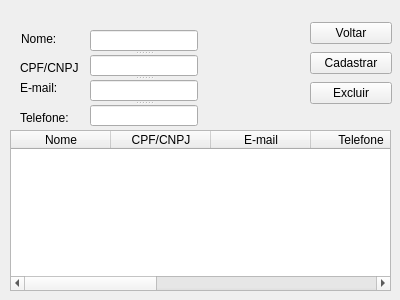
<?xml version="1.0" encoding="UTF-8"?>
<ui version="4.0">
 <class>ClientesWindow</class>
 <widget class="QWidget" name="ClientesWindow">
  <property name="geometry">
   <rect>
    <x>0</x>
    <y>0</y>
    <width>400</width>
    <height>300</height>
   </rect>
  </property>
  <property name="windowTitle">
   <string>Form</string>
  </property>
  <widget class="QLabel" name="label">
   <property name="geometry">
    <rect>
     <x>21</x>
     <y>31</y>
     <width>39</width>
     <height>16</height>
    </rect>
   </property>
   <property name="text">
    <string>Nome: </string>
   </property>
  </widget>
  <widget class="QLabel" name="label_2">
   <property name="geometry">
    <rect>
     <x>20</x>
     <y>60</y>
     <width>59</width>
     <height>16</height>
    </rect>
   </property>
   <property name="text">
    <string>CPF/CNPJ: </string>
   </property>
  </widget>
  <widget class="QLabel" name="label_3">
   <property name="geometry">
    <rect>
     <x>20</x>
     <y>80</y>
     <width>37</width>
     <height>16</height>
    </rect>
   </property>
   <property name="text">
    <string>E-mail:</string>
   </property>
  </widget>
  <widget class="QLabel" name="label_4">
   <property name="geometry">
    <rect>
     <x>20</x>
     <y>110</y>
     <width>50</width>
     <height>16</height>
    </rect>
   </property>
   <property name="text">
    <string>Telefone: </string>
   </property>
  </widget>
  <widget class="QTableWidget" name="tableClientes">
   <property name="geometry">
    <rect>
     <x>10</x>
     <y>130</y>
     <width>381</width>
     <height>161</height>
    </rect>
   </property>
   <property name="columnCount">
    <number>8</number>
   </property>
   <column>
    <property name="text">
     <string>Nome</string>
    </property>
   </column>
   <column>
    <property name="text">
     <string>CPF/CNPJ</string>
    </property>
   </column>
   <column>
    <property name="text">
     <string>E-mail</string>
    </property>
   </column>
   <column>
    <property name="text">
     <string>Telefone</string>
    </property>
   </column>
   <column/>
   <column/>
   <column/>
   <column/>
  </widget>
  <widget class="QSplitter" name="splitter">
   <property name="geometry">
    <rect>
     <x>90</x>
     <y>30</y>
     <width>108</width>
     <height>96</height>
    </rect>
   </property>
   <property name="orientation">
    <enum>Qt::Orientation::Vertical</enum>
   </property>
   <widget class="QLineEdit" name="txtNome"/>
   <widget class="QLineEdit" name="txtCpfCnpj"/>
   <widget class="QLineEdit" name="txtEmail"/>
   <widget class="QLineEdit" name="txtTelefone"/>
  </widget>
  <widget class="QWidget" name="">
   <property name="geometry">
    <rect>
     <x>310</x>
     <y>20</y>
     <width>82</width>
     <height>86</height>
    </rect>
   </property>
   <layout class="QVBoxLayout" name="verticalLayout">
    <item>
     <widget class="QPushButton" name="btnVoltar">
      <property name="text">
       <string>Voltar</string>
      </property>
     </widget>
    </item>
    <item>
     <widget class="QPushButton" name="btnCadastrar">
      <property name="text">
       <string>Cadastrar</string>
      </property>
     </widget>
    </item>
    <item>
     <widget class="QPushButton" name="btnExcluir">
      <property name="text">
       <string>Excluir</string>
      </property>
     </widget>
    </item>
   </layout>
  </widget>
 </widget>
 <resources/>
 <connections/>
</ui>
